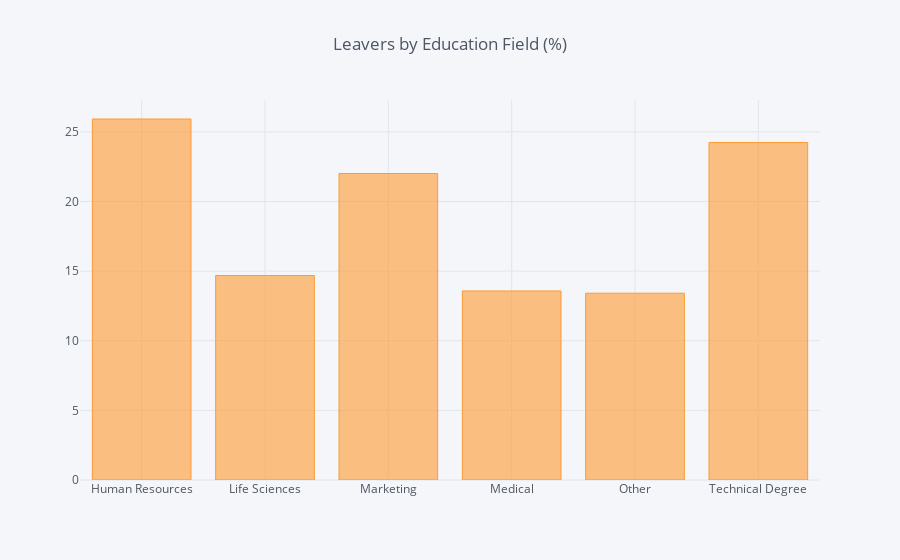

The cell this chart's notebook holds for it:
### Code cell
df_EducationField = pd.DataFrame(columns=["Field", "% of Leavers"])
i=0
for field in list(df_HR['EducationField'].unique()):
    ratio = df_HR[(df_HR['EducationField']==field)&(df_HR['Attrition']=="Yes")].shape[0] / df_HR[df_HR['EducationField']==field].shape[0]
    df_EducationField.loc[i] = (field, ratio*100)
    i += 1
    #print("In {}, the ratio of leavers is {:.2f}%".format(field, ratio*100))    
df_EF = df_EducationField.groupby(by="Field").sum()
df_EF.iplot(kind='bar',title='Leavers by Education Field (%)')

### Figure 1 — Plotly figure (JSON) as saved in the notebook; plotly's stock layout.template omitted (floating-point values rounded to 4 significant figures)
{"data": [{"marker": {"color": "rgba(255, 153, 51, 0.6)", "line": {"color": "rgba(255, 153, 51, 1.0)", "width": 1}}, "name": "% of Leavers", "orientation": "v", "text": "", "type": "bar", "uid": "39d08758-5ede-4607-be1f-fa9362191d03", "x": ["Human Resources", "Life Sciences", "Marketing", "Medical", "Other", "Technical Degree"], "y": [25.93, 14.69, 22.01, 13.58, 13.41, 24.24]}], "layout": {"legend": {"bgcolor": "#F5F6F9", "font": {"color": "#4D5663"}}, "paper_bgcolor": "#F5F6F9", "plot_bgcolor": "#F5F6F9", "title": {"font": {"color": "#4D5663"}, "text": "Leavers by Education Field (%)"}, "xaxis": {"gridcolor": "#E1E5ED", "showgrid": true, "tickfont": {"color": "#4D5663"}, "title": {"font": {"color": "#4D5663"}, "text": ""}, "zerolinecolor": "#E1E5ED"}, "yaxis": {"gridcolor": "#E1E5ED", "showgrid": true, "tickfont": {"color": "#4D5663"}, "title": {"font": {"color": "#4D5663"}, "text": ""}, "zerolinecolor": "#E1E5ED"}}}
